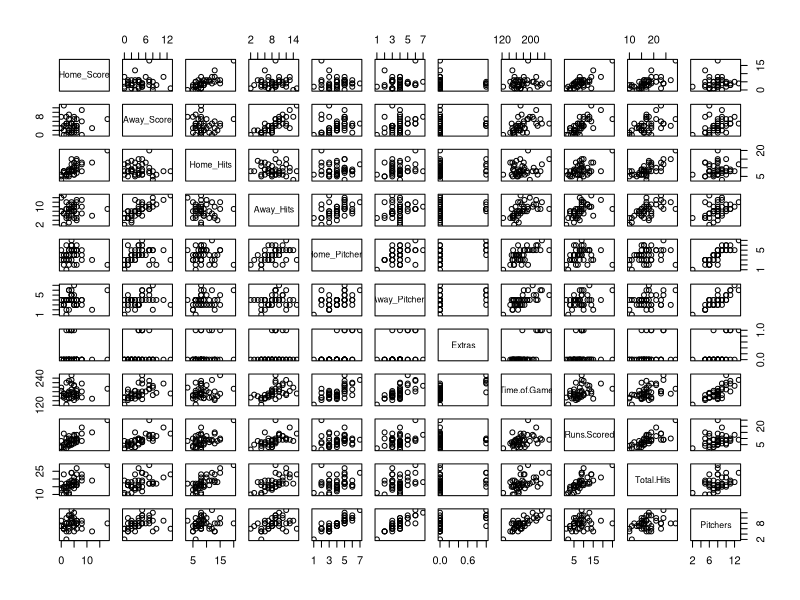

Here is the R script that generated this plot:
## ---- chunk 1
setwd("~/Desktop/Personal_save/Stat_405_Module_14/Lab_14.2")
times <- read.csv(file="Game_Times.csv",header=TRUE)
## ---- chunk 2
pairs(times[,4:14])
## ---- chunk 3
cor(times[,4:14])
